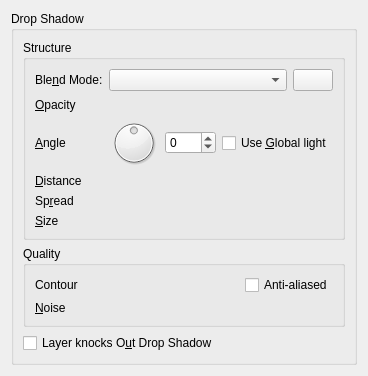
<?xml version="1.0" encoding="UTF-8"?>
<ui version="4.0">
 <class>WdgDropShadow</class>
 <widget class="QWidget" name="WdgDropShadow">
  <property name="geometry">
   <rect>
    <x>0</x>
    <y>0</y>
    <width>367</width>
    <height>350</height>
   </rect>
  </property>
  <layout class="QGridLayout" name="gridLayout">
   <item row="0" column="0">
    <widget class="QGroupBox" name="grpMain">
     <property name="title">
      <string>Drop Shadow</string>
     </property>
     <layout class="QGridLayout" name="gridLayout_2">
      <item row="2" column="0">
       <widget class="QCheckBox" name="chkLayerKnocksOutDropShadow">
        <property name="toolTip">
         <string>Use to obscure the shadow when fill is transparent</string>
        </property>
        <property name="text">
         <string>Layer knocks O&amp;ut Drop Shadow</string>
        </property>
       </widget>
      </item>
      <item row="1" column="0">
       <widget class="QGroupBox" name="groupBox_2">
        <property name="title">
         <string>Quality</string>
        </property>
        <layout class="QFormLayout" name="formLayout_2">
         <item row="0" column="0">
          <widget class="QLabel" name="label_5">
           <property name="text">
            <string>Contour</string>
           </property>
          </widget>
         </item>
         <item row="0" column="1">
          <layout class="QHBoxLayout" name="horizontalLayout_2">
           <item>
            <widget class="KisCmbContour" name="cmbContour" native="true">
             <property name="sizePolicy">
              <sizepolicy hsizetype="MinimumExpanding" vsizetype="Fixed">
               <horstretch>0</horstretch>
               <verstretch>0</verstretch>
              </sizepolicy>
             </property>
            </widget>
           </item>
           <item>
            <widget class="QCheckBox" name="chkAntiAliased">
             <property name="toolTip">
              <string>Smooth the contour</string>
             </property>
             <property name="text">
              <string>Anti-aliased</string>
             </property>
            </widget>
           </item>
          </layout>
         </item>
         <item row="1" column="0">
          <widget class="QLabel" name="label_6">
           <property name="text">
            <string>&amp;Noise</string>
           </property>
           <property name="buddy">
            <cstring>intNoise</cstring>
           </property>
          </widget>
         </item>
         <item row="1" column="1">
          <widget class="KisSliderSpinBox" name="intNoise" native="true">
           <property name="sizePolicy">
            <sizepolicy hsizetype="Expanding" vsizetype="Preferred">
             <horstretch>0</horstretch>
             <verstretch>0</verstretch>
            </sizepolicy>
           </property>
           <property name="toolTip">
            <string>Add noise to shadow</string>
           </property>
          </widget>
         </item>
        </layout>
       </widget>
      </item>
      <item row="0" column="0">
       <widget class="QGroupBox" name="groupBox_3">
        <property name="title">
         <string>Structure</string>
        </property>
        <layout class="QGridLayout" name="gridLayout_3">
         <item row="0" column="0">
          <widget class="QLabel" name="label_13">
           <property name="text">
            <string>Ble&amp;nd Mode:</string>
           </property>
           <property name="buddy">
            <cstring>cmbCompositeOp</cstring>
           </property>
          </widget>
         </item>
         <item row="0" column="1">
          <widget class="KisCompositeOpComboBox" name="cmbCompositeOp">
           <property name="sizePolicy">
            <sizepolicy hsizetype="Expanding" vsizetype="Fixed">
             <horstretch>0</horstretch>
             <verstretch>0</verstretch>
            </sizepolicy>
           </property>
           <property name="toolTip">
            <string>Set the blend mode for the layer</string>
           </property>
          </widget>
         </item>
         <item row="0" column="2">
          <widget class="KColorButton" name="bnColor"/>
         </item>
         <item row="1" column="0">
          <widget class="QLabel" name="label_14">
           <property name="text">
            <string>&amp;Opacity</string>
           </property>
           <property name="buddy">
            <cstring>intOpacity</cstring>
           </property>
          </widget>
         </item>
         <item row="1" column="1" colspan="2">
          <widget class="KisSliderSpinBox" name="intOpacity" native="true">
           <property name="sizePolicy">
            <sizepolicy hsizetype="Expanding" vsizetype="Minimum">
             <horstretch>0</horstretch>
             <verstretch>0</verstretch>
            </sizepolicy>
           </property>
           <property name="minimumSize">
            <size>
             <width>10</width>
             <height>15</height>
            </size>
           </property>
           <property name="toolTip">
            <string>Set the master opacity for the layer</string>
           </property>
           <property name="whatsThis">
            <string>Adjust the transparency of the layer</string>
           </property>
          </widget>
         </item>
         <item row="2" column="0">
          <widget class="QLabel" name="label">
           <property name="text">
            <string>&amp;Angle</string>
           </property>
           <property name="buddy">
            <cstring>dialAngle</cstring>
           </property>
          </widget>
         </item>
         <item row="2" column="1" colspan="2">
          <layout class="QHBoxLayout" name="horizontalLayout">
           <item>
            <widget class="QDial" name="dialAngle">
             <property name="toolTip">
              <string>Set the angle of the light source</string>
             </property>
             <property name="minimum">
              <number>-179</number>
             </property>
             <property name="maximum">
              <number>180</number>
             </property>
             <property name="wrapping">
              <bool>true</bool>
             </property>
            </widget>
           </item>
           <item>
            <widget class="QSpinBox" name="intAngle">
             <property name="minimum">
              <number>-179</number>
             </property>
             <property name="maximum">
              <number>180</number>
             </property>
            </widget>
           </item>
           <item>
            <widget class="QCheckBox" name="chkUseGlobalLight">
             <property name="toolTip">
              <string>Use current setting for global light source</string>
             </property>
             <property name="text">
              <string>Use &amp;Global light</string>
             </property>
            </widget>
           </item>
          </layout>
         </item>
         <item row="3" column="0">
          <widget class="QLabel" name="label_2">
           <property name="text">
            <string>&amp;Distance</string>
           </property>
           <property name="buddy">
            <cstring>intDistance</cstring>
           </property>
          </widget>
         </item>
         <item row="3" column="1" colspan="2">
          <widget class="KisSliderSpinBox" name="intDistance" native="true">
           <property name="sizePolicy">
            <sizepolicy hsizetype="Expanding" vsizetype="Preferred">
             <horstretch>0</horstretch>
             <verstretch>0</verstretch>
            </sizepolicy>
           </property>
          </widget>
         </item>
         <item row="4" column="0">
          <widget class="QLabel" name="lblSpread">
           <property name="text">
            <string>Sp&amp;read</string>
           </property>
           <property name="buddy">
            <cstring>intSpread</cstring>
           </property>
          </widget>
         </item>
         <item row="4" column="1" colspan="2">
          <widget class="KisSliderSpinBox" name="intSpread" native="true">
           <property name="sizePolicy">
            <sizepolicy hsizetype="Expanding" vsizetype="Preferred">
             <horstretch>0</horstretch>
             <verstretch>0</verstretch>
            </sizepolicy>
           </property>
          </widget>
         </item>
         <item row="5" column="0">
          <widget class="QLabel" name="label_4">
           <property name="text">
            <string>&amp;Size</string>
           </property>
           <property name="buddy">
            <cstring>intSize</cstring>
           </property>
          </widget>
         </item>
         <item row="5" column="1" colspan="2">
          <widget class="KisSliderSpinBox" name="intSize" native="true">
           <property name="sizePolicy">
            <sizepolicy hsizetype="Expanding" vsizetype="Preferred">
             <horstretch>0</horstretch>
             <verstretch>0</verstretch>
            </sizepolicy>
           </property>
          </widget>
         </item>
        </layout>
       </widget>
      </item>
      <item row="3" column="0">
       <spacer name="verticalSpacer">
        <property name="orientation">
         <enum>Qt::Vertical</enum>
        </property>
        <property name="sizeHint" stdset="0">
         <size>
          <width>20</width>
          <height>40</height>
         </size>
        </property>
       </spacer>
      </item>
     </layout>
    </widget>
   </item>
  </layout>
 </widget>
 <customwidgets>
  <customwidget>
   <class>KColorButton</class>
   <extends>QPushButton</extends>
   <header>kcolorbutton.h</header>
   <container>1</container>
  </customwidget>
  <customwidget>
   <class>KisCompositeOpComboBox</class>
   <extends>QComboBox</extends>
   <header location="global">kis_cmb_composite.h</header>
  </customwidget>
  <customwidget>
   <class>KisSliderSpinBox</class>
   <extends>QWidget</extends>
   <header location="global">kis_slider_spin_box.h</header>
   <container>1</container>
  </customwidget>
  <customwidget>
   <class>KisCmbContour</class>
   <extends>QWidget</extends>
   <header>kis_cmb_contour.h</header>
  </customwidget>
 </customwidgets>
 <resources/>
 <connections/>
</ui>
